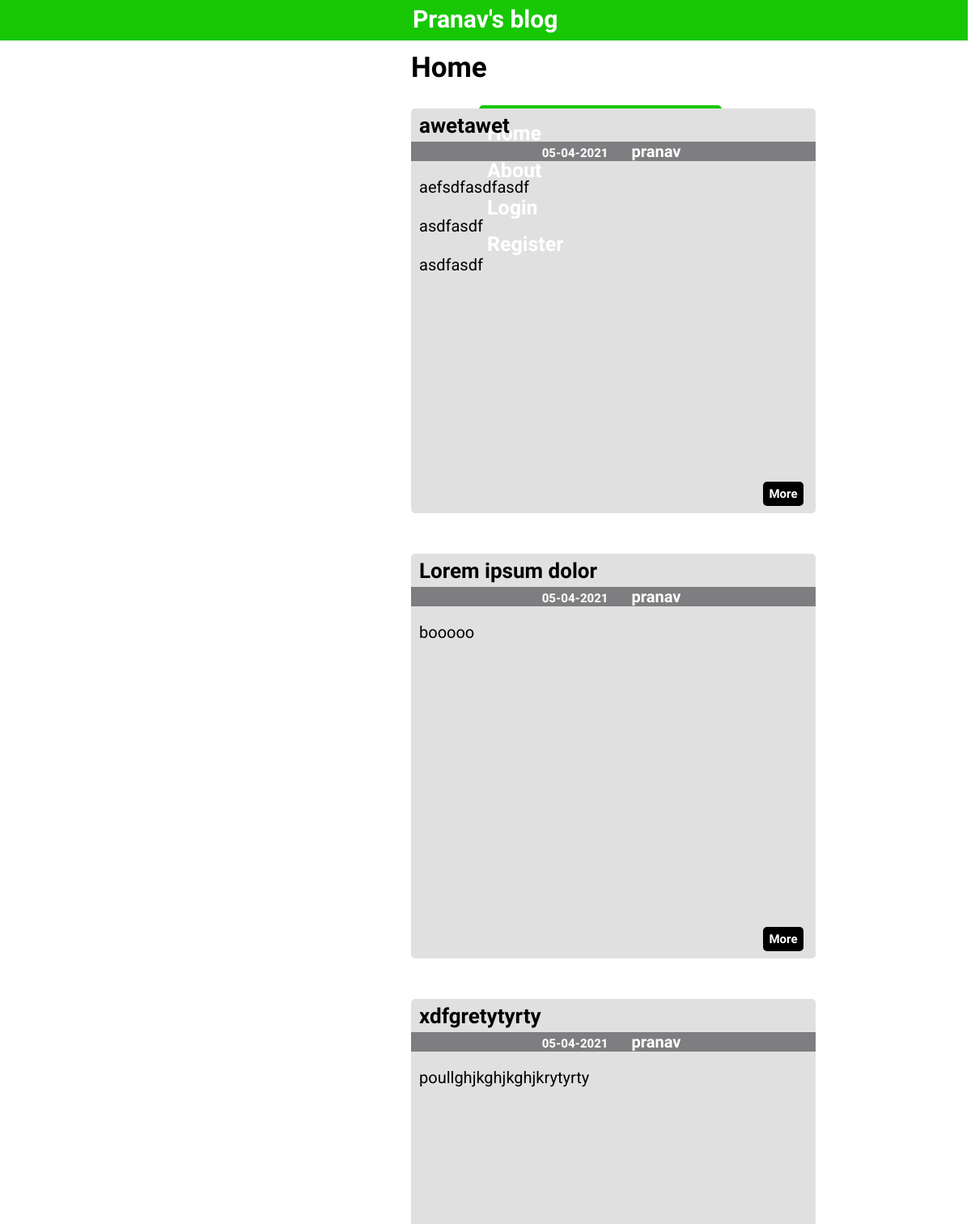
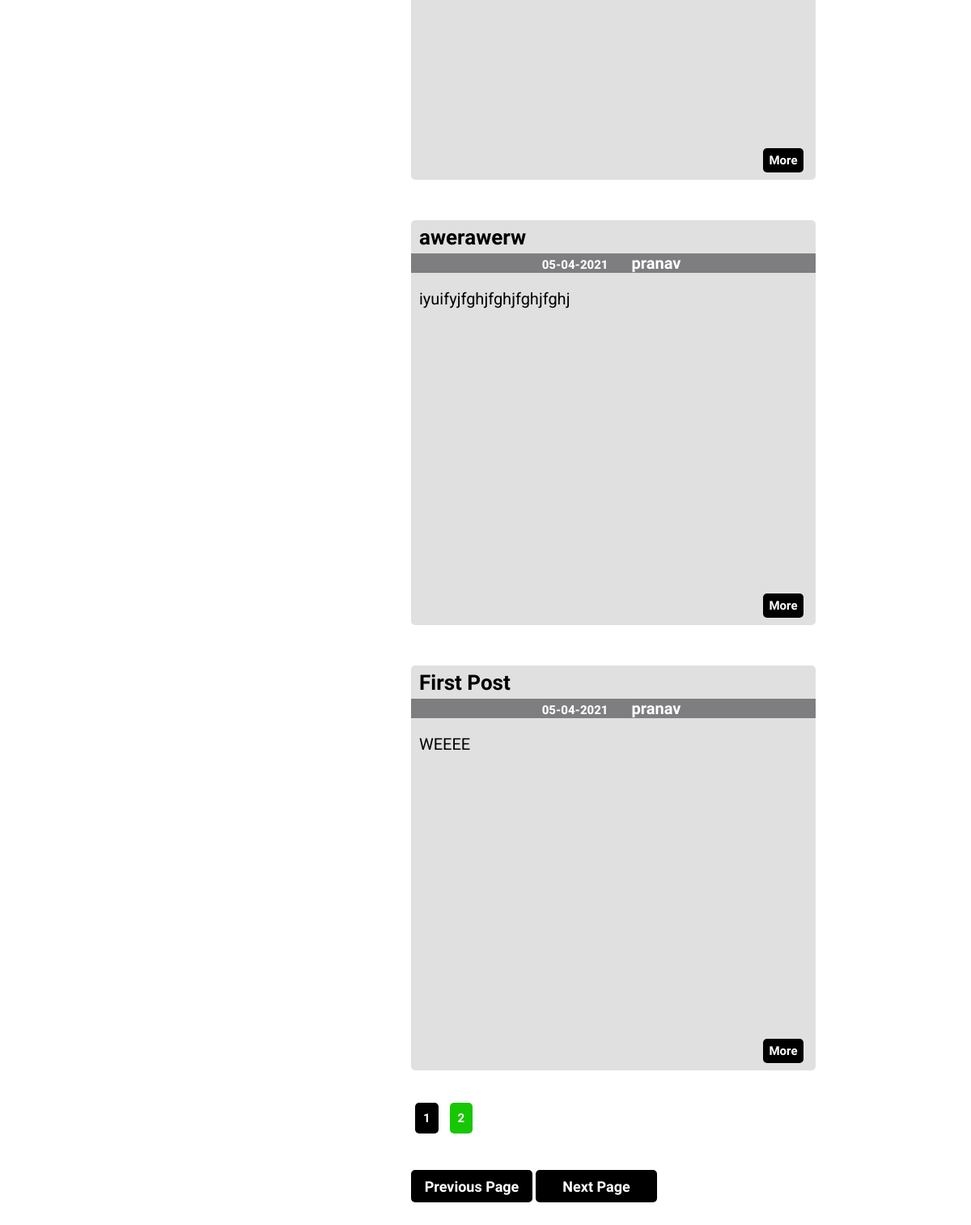
Page /home on the earlier database version (2 pictures, top to bottom).
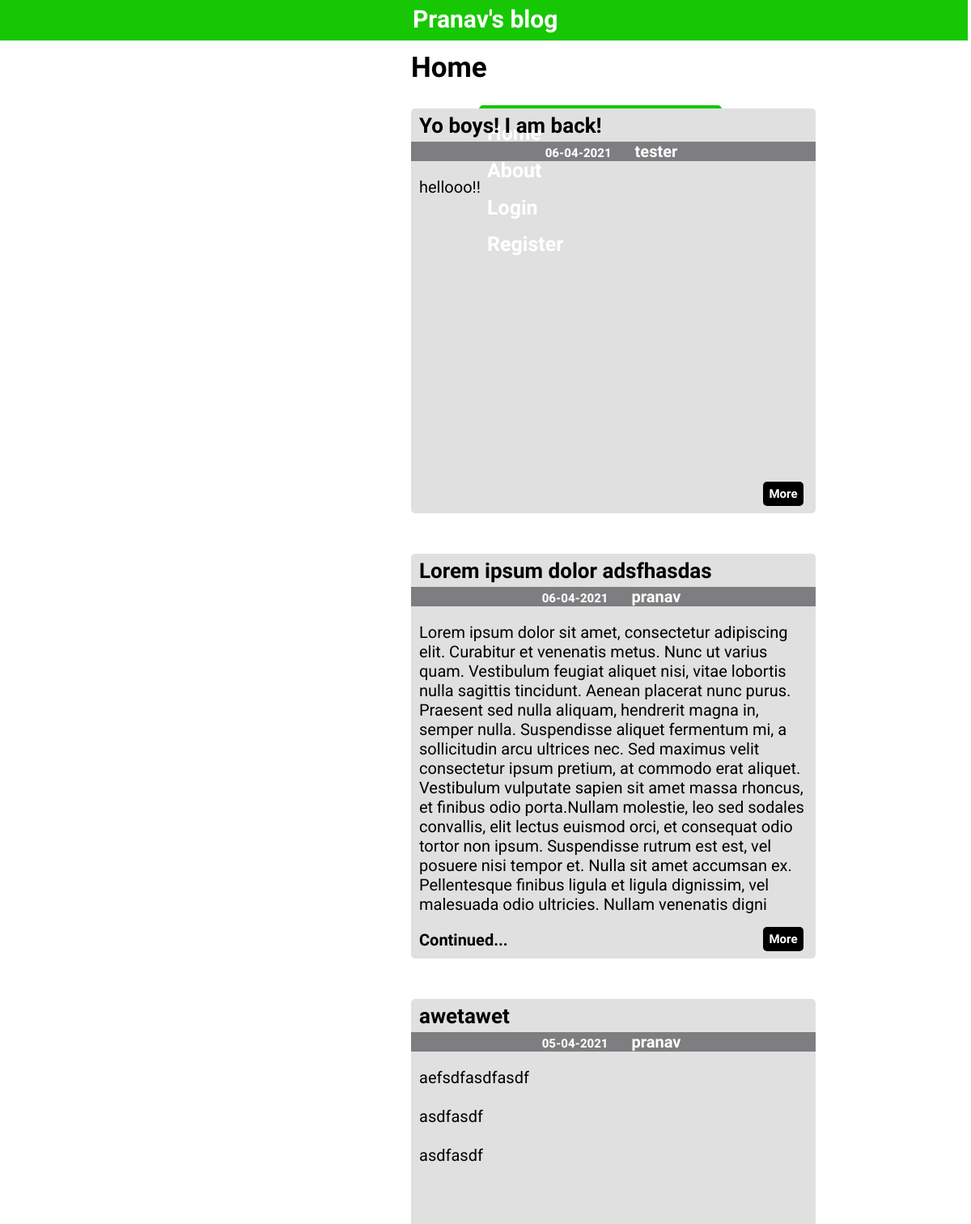
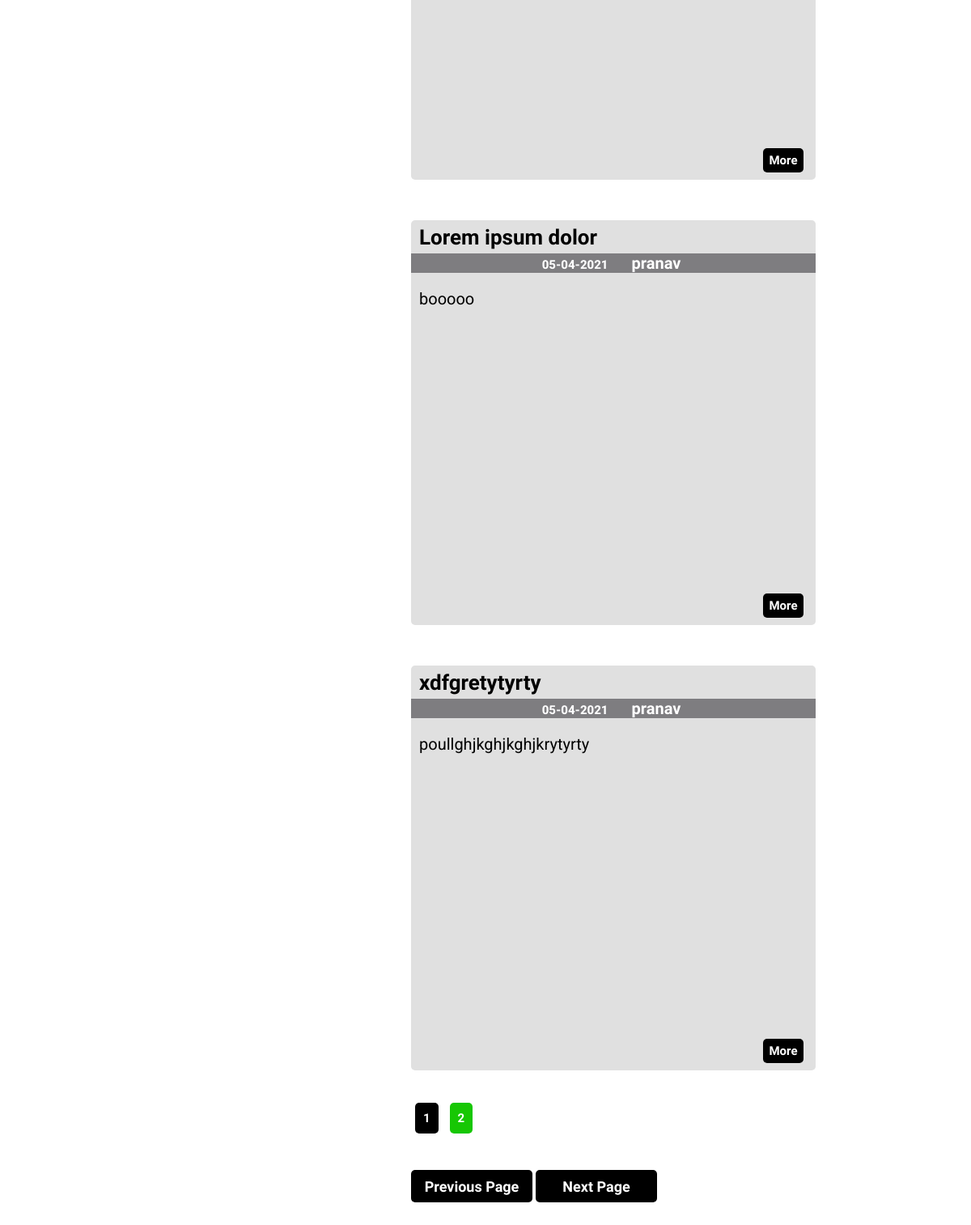
Same page on the later database version (2 pictures, top to bottom).
### flaskblog/models.py (models this page shows, shortened)
class Post(db.Model):
    id = db.Column(db.Integer,primary_key=True)
    date = db.Column(db.DateTime,nullable=False,default=dt.datetime.utcnow)
    title = db.Column(db.String(35),nullable=False)
    content = db.Column(db.Text,nullable=False)
    user_id = db.Column(db.Integer,db.ForeignKey('user.id'),nullable=False)

class User(db.Model,UserMixin):
    id = db.Column(db.Integer,primary_key=True)
    username = db.Column(db.String(20),unique=True,nullable=False)
    email = db.Column(db.String(120),unique=True,nullable=False)
    image_file = db.Column(db.String(20),nullable=False,default='default.png')
    password = db.Column(db.String(60),nullable=False)
    posts = db.relationship('Post',backref='author',lazy=True)

### flaskblog/main/routes.py (the view)
@main.route("/")
@main.route("/home")
def home():
    page = request.args.get('page',1)
    posts = Post.query.order_by(Post.date.desc()).paginate(per_page=5)
    return render_template('home.html',posts=posts)

### flaskblog/templates/home.html (shortened to what this page needs)
{% extends "layout.html" %}
{% block content %}
  <h1 style="margin-left:500px;">Home</h1>
  {% for post in posts.items %}
    <div class="post">
      <div style="height:1px;"></div>
      <div>
        <button class="button more_button" style="margin-left:435px;margin-top:460px;"><a href="{{ url_for('posts.post_page',username=post.author.username,id=post.id) }}" style="text-decoration:none;color:inherit;"><h2 style="font-size:15px;margin:auto;">More</h2></a></button>
        <h1 style="margin-top:5px;margin-bottom:25px;font-size:26px;"><a style="text-decoration:none;color:inherit;" href="{{ url_for('posts.post_page',username=post.author.username,id=post.id) }}">{{ post.title }}</a></h1>
        <div style="text-align:center;background-color:#7e7d80;color:white;">
          <h2 style="display:inline;margin-right:15px;font-family:'Roboto',sans-serif;font-size:15px;">{{ post.date.strftime('%d-%m-%Y') }}</h2>
          <h2 style="display:inline;margin-right:15px;"><a style="text-decoration:none;color:inherit;" href="{{ url_for('users.profile',username=post.author.username) }}">{{ post.author.username }}</a></h2>
        </div>
      </div>
      {% if post.content|length >=775 %}
        <h3 style="font-family:'Roboto',sans-serif;font-weight:normal;">{{ post.content[0:775] }}</h3>
        <h2>Continued...</h2>
      {% else %}
        <pre style="white-space:pre-wrap;"><h3 style="font-family:'Roboto',sans-serif;font-weight:normal;">{{ post.content }}</h3></pre>
      {% endif %}
    </div>
  {% endfor %}
  <div style="height:50px;"></div>
  <div style="margin-left:500px;">
    {% for page_num in posts.iter_pages(left_edge=1,right_edge=1,left_current=1,right_current=2) %}
      {% if page_num %}
        {% if page_num == posts.page%}
          <a class="paginate_selected" style="text-decoration:none;" href="{{ url_for('main.home',page=page_num )}}">{{ page_num }}</a>
        {% else %}
          <a class="paginate" style="text-decoration:none;" href="{{ url_for('main.home',page=page_num )}}">{{ page_num }}</a>
        {% endif %}
      {% else %}
        ...
      {% endif %}
    {% endfor %}
  </div>
  <div style="height:20px;"></div>
  <div>
    <button class="button submit_button" style="width:150px;margin-left:500px;"><a style="text-decoration:none;color:inherit;" href="{{ url_for('main.home',page=posts.prev_num) }}">Previous Page</a></button>
    <button class="button submit_button" style="width:150px;margin-left:0px;"><a style="text-decoration:none;color:inherit;" href="{{ url_for('main.home',page=posts.next_num) }}">Next Page</a></button>
  </div>
{% endblock content %}

Differences in the rows shown:
no longer on this page (row unchanged): Post: title "awerawerw", date "05-04-2021", author.username "pranav", content "iyuifyjfghjfghjfghjfghj"
no longer on this page (row unchanged): Post: title "First Post", date "05-04-2021", author.username "pranav", content "WEEEE"
added Post: title "Yo boys! I am back!", date "06-04-2021", author.username "tester", content "hellooo!!"
added Post: title "Lorem ipsum dolor adsfhasdas", date "06-04-2021", author.username "pranav", content "Lorem ipsum dolor sit amet, consectetur adipiscing elit. Curabitur et venenatis metus. Nunc ut varius quam. Vestibulum feugiat aliquet nisi, vitae lobortis nulla sagittis tincidunt. Aenean placerat nunc purus. Praesent sed nulla aliquam, hendrerit magna in, semper nulla. Suspendisse aliquet fermentum mi, a sollicitudin arcu ultrices nec. Sed maximus velit consectetur ipsum pretium, at commodo erat aliquet. Vestibulum vulputate sapien sit amet massa rhoncus, et finibus odio porta.Nullam molestie, leo sed sodales convallis, elit lectus euismod orci, et consequat odio tortor non ipsum. Suspendisse rutrum est est, vel posuere nisi tempor et. Nulla sit amet accumsan ex. Pellentesque finibus…"
